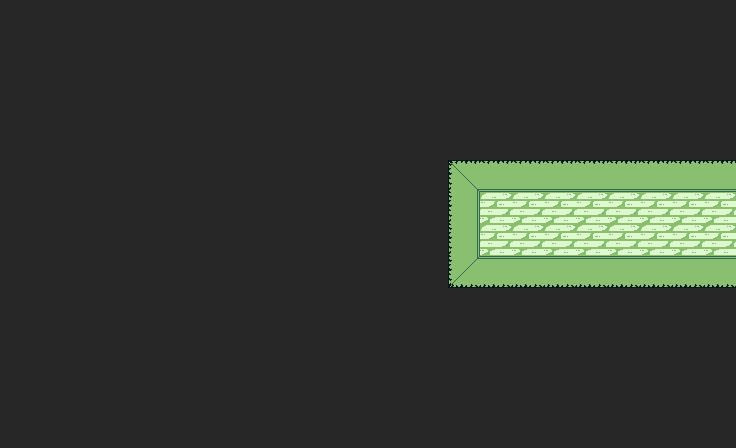

Below is a game level as drawn by its tile map, then a one-line description and the .tmx file that defines it, in full:
An orthogonal 23x14 tile map with 32x32 px tiles, 1 tile layer (Vrstva dlaždic 1).

<map version="1.8" tiledversion="1.8.4" orientation="orthogonal" renderorder="right-down" width="23" height="14" tilewidth="32" tileheight="32" infinite="0" nextlayerid="2" nextobjectid="1">
 <tileset firstgid="1" source="../Zdi.tsx" />
 <layer id="1" name="Vrstva dlaždic 1" width="23" height="14">
  <data encoding="csv">
18,18,18,18,18,18,18,18,18,18,18,18,18,18,18,18,18,18,18,18,18,18,18,
18,18,18,18,18,18,18,18,18,18,18,18,18,18,18,18,18,18,18,18,18,18,18,
18,18,18,18,18,18,18,18,18,18,18,18,18,18,18,18,18,18,18,18,18,18,18,
18,18,18,18,18,18,18,18,18,18,18,18,18,18,18,18,18,18,18,18,18,18,18,
18,18,18,18,18,18,18,18,18,18,18,18,18,18,18,18,18,18,18,18,18,18,18,
18,18,18,18,18,18,18,18,18,18,18,18,18,18,16,6,6,6,6,6,6,6,6,
18,18,18,18,18,18,18,18,18,18,18,18,18,18,15,5,5,5,5,5,5,5,5,
18,18,18,18,18,18,18,18,18,18,18,18,18,18,15,5,5,5,5,5,5,5,5,
18,18,18,18,18,18,18,18,18,18,18,18,18,18,13,12,12,12,12,12,12,12,12,
18,18,18,18,18,18,18,18,18,18,18,18,18,18,18,18,18,18,18,18,18,18,18,
18,18,18,18,18,18,18,18,18,18,18,18,18,18,18,18,18,18,18,18,18,18,18,
18,18,18,18,18,18,18,18,18,18,18,18,18,18,18,18,18,18,18,18,18,18,18,
18,18,18,18,18,18,18,18,18,18,18,18,18,18,18,18,18,18,18,18,18,18,18,
18,18,18,18,18,18,18,18,18,18,18,18,18,18,18,18,18,18,18,18,18,18,18
</data>
 </layer>
</map>
